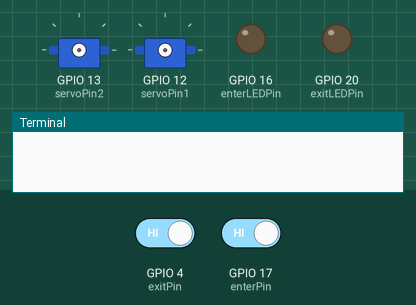
This program was run on a simulated Raspberry Pi (BCM pin numbers). On the bench: 2 × servo, output pins drawn as LEDs (lit = HIGH), the last lines printed to the terminal. The test bench sets the inputs (shaded band); at power-on: GPIO 4 (exitPin) HIGH, GPIO 17 (enterPin) HIGH. The clock reads 2024-03-15 10:24:30 at power-on unless the program sets it; files the program writes start out absent; servo angles are drawn from the pulse width (0.5 ms = 0°, 2.5 ms = 180°).

Above: at 2.2 s.
2.3 s: GPIO 4 (exitPin) driven LOW
At 3.72 s:
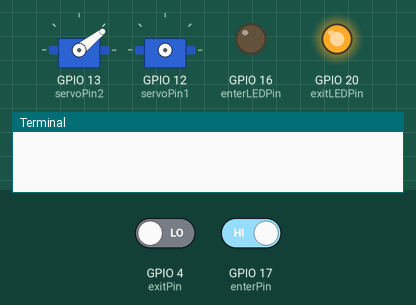
5.3 s: GPIO 4 (exitPin) driven HIGH and GPIO 17 (enterPin) driven LOW
At 7.47 s:
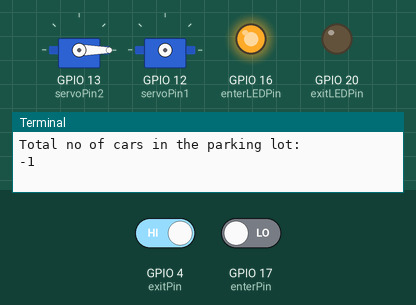
8.3 s: GPIO 4 (exitPin) driven LOW and GPIO 17 (enterPin) driven HIGH
At 11.52 s:
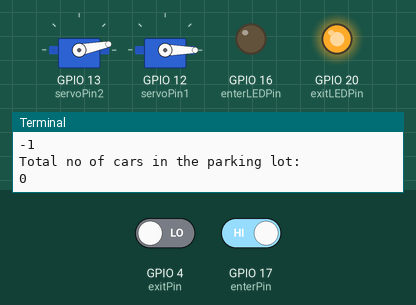
Timing chart, 0 to 16.0 s (numbered marks = the images above; inputs shaded):
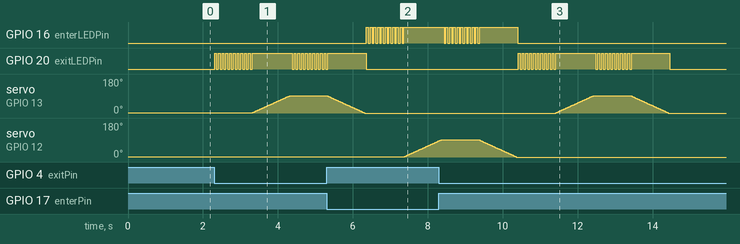

Measured:
- after the input at 2.3 s, GPIO 20 (exitLEDPin): goes 10 × (HIGH 0.05 s, LOW 0.05 s), HIGH 1.1 s, 9 × (LOW 0.05 s, HIGH 0.05 s), then LOW, starting at once; servo on GPIO 13 (servoPin2): moves from 2° to 92° over 0.98 s, starting after 1.0 s
- after the input at 5.3 s, GPIO 16 (enterLEDPin): alternates HIGH for 0.05 s and LOW for 0.05 s, 21 changes in all, then stays HIGH, starting after 1.1 s; servo on GPIO 12 (servoPin1): moves from 2° to 85° over 0.90 s, starting after 2.1 s
- after the input at 8.3 s, GPIO 20 (exitLEDPin): LOW → HIGH after 2.1 s, then repeats every 2.0 s: 9 × (LOW 0.05 s, HIGH 0.05 s), LOW 0.05 s, HIGH 1.1 s, until it stays LOW from 14.5 s; servo on GPIO 13 (servoPin2): rises from 0° to 92° in 1.0 s, then falls to 0° in 2.0 s

The program:

EX4_1.py
```python
import RPi.GPIO as GPIO
import time
import moving
def flashing(pin):
    for i in range(10):
        GPIO.output(pin, True)
        time.sleep(0.05)
        GPIO.output(pin, False)
        time.sleep(0.05)
def keepRecord(flag,no):
    fid = open("log.txt", "a+")
    if flag == 1:
        fid.write("One car entering at ")
    else:
        fid.write("One car exiting at ")
    fid.write(time.asctime()+"\n")
    fid.write("Total no of cars = "+str(no)+"\n")
    fid.close()
servoPin1 	= 12
servoPin2 	= 13
enterPin 	= 17
exitPin 	= 4
enterLEDPin = 16
exitLEDPin  	= 20
maxDebounce 	= 500
debounce1 = 0
debounce2 = 0
dutyCycle = [2.5, 7.5]
GPIO.setmode(GPIO.BCM)
GPIO.setup(servoPin1, GPIO.OUT)
GPIO.setup(servoPin2, GPIO.OUT)
GPIO.setup(enterLEDPin, GPIO.OUT, initial=False)
GPIO.setup(exitLEDPin, GPIO.OUT, initial=False)
GPIO.setup(enterPin, GPIO.IN, pull_up_down=GPIO.PUD_UP)
GPIO.setup(exitPin, GPIO.IN)
servo1 = GPIO.PWM(servoPin1, 50)
servo2 = GPIO.PWM(servoPin2, 50)
servo1.start(0)
servo2.start(0)
time.sleep(1)
fid = open("log.txt", "w")
fid.write("Parking lot counting system\n")
fid.close()
no = 0
try:
    while 1:
        carEnter = GPIO.input(enterPin)
        if carEnter == 0:
            if debounce1 > maxDebounce:
                debounce1 = 0
                flashing(enterLEDPin)
                GPIO.output(enterLEDPin, True)
                moving.toTarget(servo1, dutyCycle[0], dutyCycle[1])
                flashing(enterLEDPin)
                GPIO.output(enterLEDPin, True)
                moving.toTarget(servo1, dutyCycle[1], dutyCycle[0])
                GPIO.output(enterLEDPin, False)
                servo1.ChangeDutyCycle(0)
                no = no + 1
                print("Total no of cars in the parking lot: ");
                print(no)
                keepRecord(1,no)
                while GPIO.input(enterPin) == 0:
                    pass
            else:
                debounce1 += 1
        carExit = GPIO.input(exitPin)
        if carExit == 0:
            if debounce2 > maxDebounce:
                debounce2 = 0
                flashing(exitLEDPin)
                GPIO.output(exitLEDPin, True)
                moving.toTarget(servo2, dutyCycle[0], dutyCycle[1])
                flashing(exitLEDPin)
                GPIO.output(exitLEDPin, True)
                moving.toTarget(servo2, dutyCycle[1], dutyCycle[0])
                GPIO.output(exitLEDPin, False)
                servo2.ChangeDutyCycle(0)
                no = no - 1
                print("Total no of cars in the parking lot: ");
                print(no)
                keepRecord(-1,no)
                while GPIO.input(exitPin) == 0:
                    pass
            else:
                debounce2 += 1
except KeyboardInterrupt:
    print("Exit!")
finally:
    GPIO.cleanup()
```

moving.py
```python
from time import sleep
def toTarget(servo, current, target):
    toGo = current
    increment = 0.1
    if current < target:
        while toGo < target:
            toGo = toGo + increment
            servo.ChangeDutyCycle(toGo)
            sleep(0.02)
    else:
        while toGo > target:
            toGo = toGo - increment
            servo.ChangeDutyCycle(toGo)
            sleep(0.02)
```
